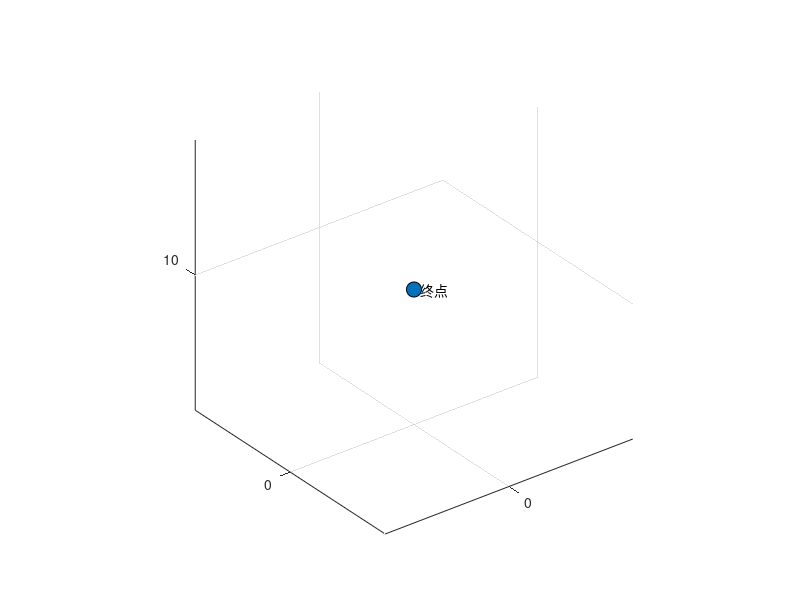

This chart was generated by the following MATLAB code: (Note: this script raises an error after producing the figure.)
% 毕业设计流场避障demo
clc; clear; close all;
%% 初始参数设置
C = 1; 
row = 1.2;
threshold = 0.2; 
%% demo1:无动态障碍，多轨迹绘制，演示基础算法作用
start = [10,10,10.5];
goal = [0,0,10];
obstacleMatrix = [2,5,10;6,2,10;8,5,10.5];
obstacleRMatrix = [1,1.3,1.2];
[numberOfSphere,~] = size(obstacleMatrix);
% 绘制障碍球
% for i = 1:numberOfSphere
%     drawSphere(obstacleMatrix(i,:),obstacleRMatrix(i));
% end
% xlabel('x(m)'); ylabel('y(m)'); zlabel('z(m)');
% scatter3(goal(1),goal(2),goal(3),60,"magenta",'filled',"o",'MarkerEdgeColor','k')

% 测试点收集
testPoint = [];
for x = goal(1):start(1)
    for y = start(2)
        testPoint = [testPoint; x,y,10.5];
    end
end
for y = goal(2):start(2)
    for x = start(1)
        testPoint = [testPoint; x,y,10.5];
    end
end
% 
% % 初始流场计算
% [n,~] = size(testPoint);
% for i = 1:n
%     Pos = testPoint(i,:);
%     path = Pos;
%     while distanceCost(Pos, goal) > threshold
%         u = initField(Pos, C, goal)';
%         nextPos = Pos + u*0.1;
%         path = [path; nextPos];
%         Pos = nextPos;
%     end
%     path = [path; goal];
%     plot3(path(:,1), path(:,2), path(:,3),'LineWidth',2,'color','b'); hold on;
% %     quiver3(path(1:2:end,1),path(1:2:end,2),path(1:2:end,3),...
% %             gradient(path(1:2:end,1)),gradient(path(1:2:end,2)),gradient(path(1:2:end,3)),...
% %             'linewidth',0.5); hold on;
% end
scatter3(goal(1),goal(2),goal(3),120,"magenta",'filled',"o",'MarkerEdgeColor','k')
text(goal(1),goal(2),goal(3),'  终点');
grid on; axis equal;

% 计算扰动场
[n,~] = size(testPoint);
for i = 1:n
    Pos = testPoint(i,:);
    path = Pos;
    while distanceCost(Pos, goal) > threshold
        u = initField(Pos, C, goal); % 初始流场计算
        M = eye(3);
        for j = 1:numberOfSphere
            nw = partialDerivativeSphere(obstacleMatrix(j,:),Pos,obstacleRMatrix(j));
            Tw = calculateT(obstacleMatrix(j,:),Pos,obstacleRMatrix(j));
            if numberOfSphere == 1, omega = 1; 
            else
                omega = 1;
                for k = 1:numberOfSphere
                    if k == j, continue; 
                    else
                        temp = calculateT(obstacleMatrix(k,:),Pos,obstacleRMatrix(k))-1;
                        omega = omega * (temp-1)/((temp-1)+(Tw-1));                              
                    end
                end
            end
            Mmul = eye(3) - omega * nw * nw' / Tw^(1/row) / (nw' * nw);
            M = M * Mmul;
        end
        uc = (M*u)';
        nextPos = Pos + uc * 0.1;
        path = [path; nextPos];
        Pos = nextPos;
    end
    path = [path; goal];
    plot3(path(:,1), path(:,2), path(:,3),'LineWidth',2,'color','b'); hold on;
end

%% demo2:动态障碍(单球形障碍)，单轨迹绘制（从start点开始）
% start = [0,2,5];
% goal = [10,10,5.5];
% obsStart = [5,5,5]; % 动态障碍物开始的点位
% obsR = 1.5;           % 动态障碍物的半径
% lambda = 10;
% scatter3(start(1),start(2),start(3),60,"cyan",'filled','o','MarkerEdgeColor','k');hold on
% scatter3(goal(1),goal(2),goal(3),60,"magenta",'filled',"o",'MarkerEdgeColor','k')
% text(start(1),start(2),start(3),'  起点');
% text(goal(1),goal(2),goal(3),'  终点');
% xlabel('x(m)'); ylabel('y(m)'); zlabel('z(m)');
% title('UAV动态航迹规划路径'); axis equal;
% uavPos = start;
% path = uavPos;
% t = 0; % 初始化时间
% timeStep = 0.1;
% while distanceCost(uavPos, goal) > threshold
%     t = t + timeStep; 
%     obsPos = [obsStart(1)+2*cos(t),obsStart(2)+2*sin(t),obsStart(3)];
%     vObs = [-2*sin(t),2*cos(t),0]; % vObs是obsPos对t的导数
%     try delete(B), catch, end
%     B = drawSphere(obsPos, obsR);
%     drawnow;
%     % 算法开始
% %     u = (distanceCost(uavPos,goal)/distanceCost(start,goal))^1.0 * initField(uavPos,C,goal);
%     u = initField(uavPos,C,goal);
%     Tw = calculateT(obsPos, uavPos, obsR);
%     vp = exp(-Tw/lambda)*vObs;   
%     nw = partialDerivativeSphere(obsPos,uavPos,obsR);
%     M = eye(3) - nw * nw' / Tw^(1/row) / (nw' * nw);
%     ubar = (M * (u-vp'))' + vp;
%     uavNextPos = uavPos + ubar * timeStep;
%     plot3([uavPos(1),uavNextPos(1)],[uavPos(2),uavNextPos(2)],[uavPos(3),uavNextPos(3)],'LineWidth',2,'color','r');
%     path = [path; uavNextPos];
%     uavPos = uavNextPos;
%     pause(0.01)
% end
% plot3([path(end,1),goal(1)],[path(end,2),goal(2)],[path(end,3),goal(3)],'LineWidth',2,'color','r');
%% 函数
% 欧式距离求解函数
function h=distanceCost(a,b)
h = sqrt(sum((a-b).^2, 2));
end
% 初始流场求解函数
function u = initField(pos, C, goal)
u = -[(pos(1)-goal(1)), (pos(2)-goal(2)), (pos(3)-goal(3))]' * C / distanceCost(pos, goal);
end
% 球绘制函数
function bar = drawSphere(pos, r)
[x,y,z] = sphere(60);
bar = surfc(r*x+pos(1), r*y+pos(2), r*z+pos(3));
hold on;
end
% 球障碍物方程偏导计算函数
function pd = partialDerivativeSphere(obs, pos, r)
pd = [pos(1)-obs(1), pos(2)-obs(2), pos(3)-obs(3)]'*2/r^2;
end
% 球障碍物计算T值
function T = calculateT(obs, pos, r)
T = ((pos(1)-obs(1))^2+(pos(2)-obs(2))^2+(pos(3)-obs(3))^2)/r^2;
end






